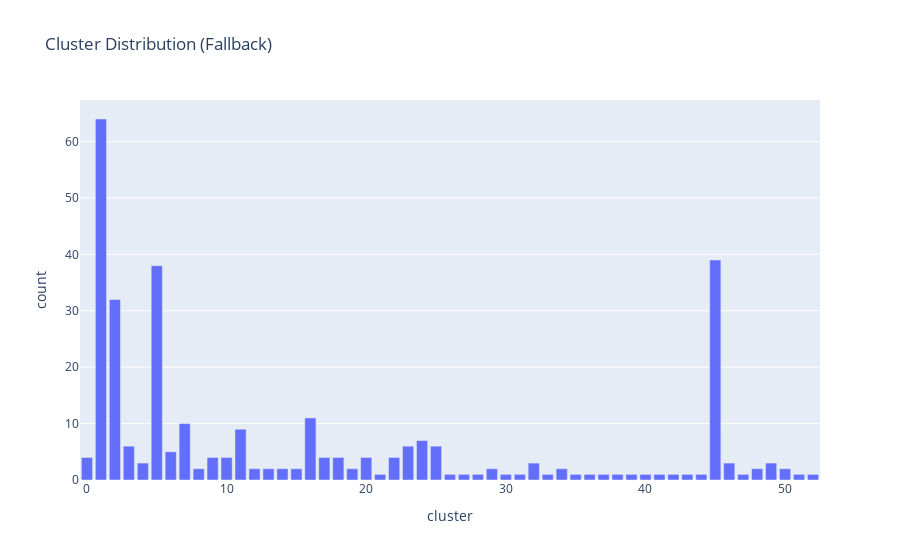

The notebook cell this image was saved under:
### Markdown cell above
# Create Diverging Sentiment Chart (if enabled)
if ENABLE_ADVANCED_VIZ:
    try:
        fig_diverging = advanced_viz.create_diverging_sentiment_comparison(
            df_clustered,
            cluster_col='cluster',
            sentiment_score_col='sentiment_deep_score' if 'sentiment_deep_score' in df_clustered.columns else 'cluster',
            title='Regional Sentiment Comparison (vs Baseline)'
        )
        fig_diverging.show()
        
        print("\n💡 Interpretation Guide:")
        print("   • Baseline (0): National average sentiment")
        print("   • Green bars: Regions more positive than average")
        print("   • Red bars: Regions more negative than average")
        print("   • Use this to identify regional polarization")
        print("   • Large divergences = potential policy resistance")
    except Exception as e:
        print(f"⚠️  Could not create Diverging Chart: {e}")
else:
    print("⏭️  Diverging sentiment chart skipped (advanced viz disabled in configuration)")

### Code cell
# Create Treemap (with duplicate prevention fix)
if ENABLE_ADVANCED_VIZ:
    try:
        print("\n🌳 Creating treemap...")

        # FIX: Detect which sentiment column exists
        sentiment_cols = [c for c in df_clustered.columns if 'sentiment' in c.lower() and 'score' in c.lower()]
        if sentiment_cols:
            sentiment_col = sentiment_cols[0]  # Use first available sentiment score column
            print(f"   • Using sentiment column: {sentiment_col}")
        else:
            sentiment_col = None
            print("   • No sentiment column found, using article counts only")

        # FIX: Aggregate data first to prevent duplicates
        if sentiment_col:
            treemap_data = df_clustered.groupby(['cluster', 'location']).agg({
                sentiment_col: 'mean',
                'cluster': 'size'
            }).reset_index()
            treemap_data.columns = ['cluster', 'location', 'avg_sentiment', 'count']
        else:
            treemap_data = df_clustered.groupby(['cluster', 'location']).size().reset_index(name='count')
            treemap_data['avg_sentiment'] = 0

        print(f"   • Aggregated to {len(treemap_data)} unique cluster-location pairs")

        # Create treemap with validated data
        fig_treemap = advanced_viz.create_treemap_hierarchical(
            treemap_data,
            cluster_col='cluster',
            location_col='location',
            sentiment_col='avg_sentiment',
            sentiment_score_col='avg_sentiment',
            title='Hierarchical Regional Narrative Structure'
        )

        fig_treemap.show()
        print("\n💡 Treemap created successfully")

    except Exception as e:
        print(f"\n⚠️  Could not create Treemap: {e}")
        print("   Creating fallback visualization...")

        import plotly.express as px
        cluster_sizes = df_clustered['cluster'].value_counts().reset_index()
        cluster_sizes.columns = ['cluster', 'count']

        fig_simple = px.bar(
            cluster_sizes,
            x='cluster',
            y='count',
            title='Cluster Distribution (Fallback)'
        )
        fig_simple.show()
else:
    print("⏭️  Treemap skipped (advanced viz disabled)")

### Figure 1 — Plotly figure (JSON) as saved in the notebook; plotly's stock layout.template omitted (floating-point values rounded to 4 significant figures)
{"data": [{"hovertemplate": "cluster=%{x}<br>count=%{y}<extra></extra>", "legendgroup": "", "marker": {"color": "#636efa", "pattern": {"shape": ""}}, "name": "", "orientation": "v", "showlegend": false, "textposition": "auto", "type": "bar", "x": [1, 45, 5, 2, 16, 7, 11, 24, 3, 25, 23, 6, 0, 20, 9, 18, 22, 10, 17, 49, 46, 32, 4, 12, 50, 15, 48, 14, 13, 34, 29, 19, 8, 28, 47, 21, 42, 36, 30, 35, 52, 39, 37, 26, 40, 27, 33, 41, 38, 43, 44, 51, 31], "xaxis": "x", "y": [64, 39, 38, 32, 11, 10, 9, 7, 6, 6, 6, 5, 4, 4, 4, 4, 4, 4, 4, 3, 3, 3, 3, 2, 2, 2, 2, 2, 2, 2, 2, 2, 2, 1, 1, 1, 1, 1, 1, 1, 1, 1, 1, 1, 1, 1, 1, 1, 1, 1, 1, 1, 1], "yaxis": "y"}], "layout": {"barmode": "relative", "legend": {"tracegroupgap": 0}, "title": {"text": "Cluster Distribution (Fallback)"}, "xaxis": {"anchor": "y", "domain": [0, 1], "title": {"text": "cluster"}}, "yaxis": {"anchor": "x", "domain": [0, 1], "title": {"text": "count"}}}}
